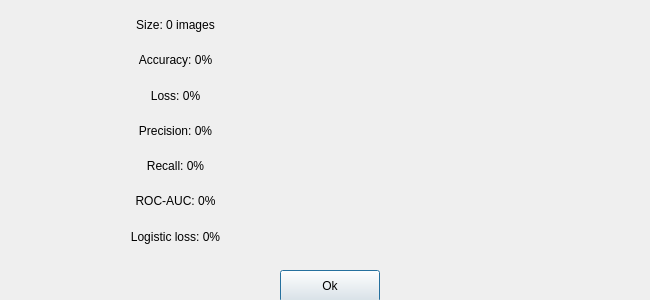
<?xml version="1.0" encoding="UTF-8"?>
<ui version="4.0">
 <class>TestDataInfoDialog</class>
 <widget class="QDialog" name="TestDataInfoDialog">
  <property name="geometry">
   <rect>
    <x>0</x>
    <y>0</y>
    <width>650</width>
    <height>300</height>
   </rect>
  </property>
  <property name="minimumSize">
   <size>
    <width>650</width>
    <height>300</height>
   </size>
  </property>
  <property name="maximumSize">
   <size>
    <width>650</width>
    <height>300</height>
   </size>
  </property>
  <property name="windowTitle">
   <string>Dialog</string>
  </property>
  <property name="modal">
   <bool>true</bool>
  </property>
  <widget class="QPushButton" name="pushButton">
   <property name="geometry">
    <rect>
     <x>280</x>
     <y>270</y>
     <width>100</width>
     <height>32</height>
    </rect>
   </property>
   <property name="text">
    <string>Ok</string>
   </property>
  </widget>
  <widget class="QWidget" name="gridLayoutWidget">
   <property name="geometry">
    <rect>
     <x>20</x>
     <y>10</y>
     <width>311</width>
     <height>241</height>
    </rect>
   </property>
   <layout class="QGridLayout" name="gridLayout">
    <item row="2" column="0">
     <widget class="QLabel" name="label_3">
      <property name="text">
       <string>Loss: 0%</string>
      </property>
      <property name="alignment">
       <set>Qt::AlignCenter</set>
      </property>
     </widget>
    </item>
    <item row="1" column="0">
     <widget class="QLabel" name="label">
      <property name="text">
       <string>Accuracy: 0%</string>
      </property>
      <property name="alignment">
       <set>Qt::AlignCenter</set>
      </property>
     </widget>
    </item>
    <item row="5" column="0">
     <widget class="QLabel" name="label_7">
      <property name="text">
       <string>ROC-AUC: 0%</string>
      </property>
      <property name="alignment">
       <set>Qt::AlignCenter</set>
      </property>
     </widget>
    </item>
    <item row="4" column="0">
     <widget class="QLabel" name="label_6">
      <property name="text">
       <string>Recall: 0%</string>
      </property>
      <property name="alignment">
       <set>Qt::AlignCenter</set>
      </property>
     </widget>
    </item>
    <item row="3" column="0">
     <widget class="QLabel" name="label_4">
      <property name="text">
       <string>Precision: 0%</string>
      </property>
      <property name="alignment">
       <set>Qt::AlignCenter</set>
      </property>
     </widget>
    </item>
    <item row="0" column="0">
     <widget class="QLabel" name="label_2">
      <property name="text">
       <string>Size: 0 images</string>
      </property>
      <property name="alignment">
       <set>Qt::AlignCenter</set>
      </property>
     </widget>
    </item>
    <item row="6" column="0">
     <widget class="QLabel" name="label_8">
      <property name="text">
       <string>Logistic loss: 0%</string>
      </property>
      <property name="alignment">
       <set>Qt::AlignCenter</set>
      </property>
     </widget>
    </item>
   </layout>
  </widget>
  <widget class="QLabel" name="label_5">
   <property name="geometry">
    <rect>
     <x>370</x>
     <y>10</y>
     <width>240</width>
     <height>240</height>
    </rect>
   </property>
   <property name="text">
    <string/>
   </property>
   <property name="pixmap">
    <pixmap>../Desktop/Снимок экрана 2023-02-04 в 01.45.54.png</pixmap>
   </property>
   <property name="scaledContents">
    <bool>true</bool>
   </property>
   <property name="alignment">
    <set>Qt::AlignCenter</set>
   </property>
  </widget>
 </widget>
 <resources/>
 <connections/>
</ui>
